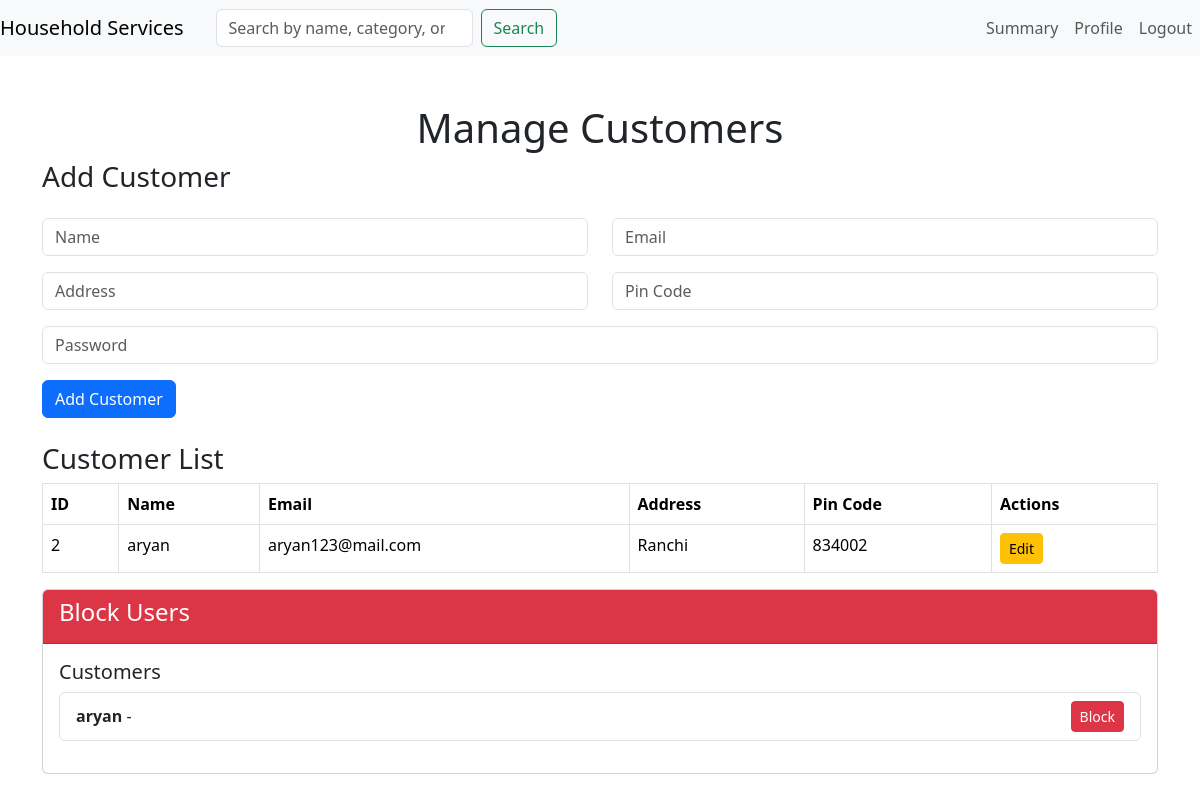
Page /admin/customers (signed in) on the committed database.
### models.py (models this page shows, shortened)
class Customer(db.Model):
    id = db.Column(db.Integer, primary_key=True)
    Email_id = db.Column(db.String(32), unique=True, nullable=False)
    passhash = db.Column(db.String(562), nullable=False)
    name = db.Column(db.String(32))
    address = db.Column(db.String(32))
    Pin_Code = db.Column(db.String(8))
    admin = db.Column(db.Boolean, default=False, nullable=False)
    role = db.Column(db.String(16), nullable=False, default='customer')
    reviews = db.relationship('Review', back_populates='user', cascade='all, delete-orphan')

### routes.py (the view, shortened to what this page needs)
@app.route('/admin/customers', methods=['GET', 'POST'])
@auth_required
def manage_customers():
    user = Customer.query.get(session['user_id'])
    if not user or not user.admin:
        flash("You don't have permission to access this page.", "danger")
        return redirect(url_for('home'))
    customers = Customer.query.filter_by(admin=False).all()
    return render_template('manage_customer.html', user=user, customers=customers)

### routes.py (called while the page is built)
def auth_required(fnc):
    @wraps(fnc)  # Preserve the original function's metadata
    def inner(*args, **kwargs):
        if 'user_id' in session:
            return fnc(*args, **kwargs)
        if request.endpoint == 'Login' or request.endpoint == 'Register':
            return fnc(*args, **kwargs)
        flash('Please login to continue', 'warning')
        return redirect(url_for('Login'))
    return inner

### templates/manage_customer.html (shortened to what this page needs)
{% extends 'layout.html' %}
{% block content %}
<div class="container mt-5">
    <h1 class="text-center">Manage Customers</h1>
    <h3 class="mb-4">Add Customer</h3>
    <form method="POST" action="{{ url_for('manage_customers') }}" class="mb-4">
        <div class="row mb-3">
            <div class="col">
                <input type="text" class="form-control" name="name" placeholder="Name" required>
            </div>
            <div class="col">
                <input type="email" class="form-control" name="email" placeholder="Email" required>
            </div>
        </div>
        <div class="row mb-3">
            <div class="col">
                <input type="text" class="form-control" name="address" placeholder="Address">
            </div>
            <div class="col">
                <input type="text" class="form-control" name="pin_code" placeholder="Pin Code">
            </div>
        </div>
        <div class="row mb-3">
            <div class="col">
                <input type="password" class="form-control" name="password" placeholder="Password" required>
            </div>
        </div>
        <button type="submit" class="btn btn-primary">Add Customer</button>
    </form>
    <h3>Customer List</h3>
    <table class="table table-bordered">
        <thead>
            <tr>
                <th>ID</th>
                <th>Name</th>
                <th>Email</th>
                <th>Address</th>
                <th>Pin Code</th>
                <th>Actions</th>
            </tr>
        </thead>
        <tbody>
            {% for customer in customers %}
            <tr>
                <td>{{ customer.id }}</td>
                <td>{{ customer.name }}</td>
                <td>{{ customer.Email_id }}</td>
                <td>{{ customer.address }}</td>
                <td>{{ customer.Pin_Code }}</td>
                <td>
                    <a href="{{ url_for('edit_customer', customer_id=customer.id) }}" class="btn btn-warning btn-sm">Edit</a>
                </td>
            </tr>
            {% endfor %}
        </tbody>
    </table>
    <div class="card">
        <div class="card-header bg-danger text-white">
            <h4>Block Users</h4>
        </div>
        <div class="card-body">
            <h5>Customers</h5>
            <ul class="list-group mb-3">
                {% for customer in customers %}
                <li class="list-group-item d-flex justify-content-between align-items-center">
                    <div>
                        <strong>{{ customer.name }}</strong> -
                    </div>
                    <div>
                        {% if not customer.is_blocked %}
                        <form method="POST" action="{{ url_for('block_user', user_type='customer', user_id=customer.id) }}" class="d-inline">
                            <button type="submit" class="btn btn-danger btn-sm">Block</button>
                        </form>
                        {% else %}
                        <span class="badge bg-secondary">Blocked</span>
                        {% endif %}
                    </div>
                </li>
                {% endfor %}
            </ul>
        </div>
    </div>
</div>
{% endblock %}

### rows in the picture
Customer: id "2", name "aryan", Email_id "aryan123@mail.com", address "Ranchi", Pin_Code "834002"
